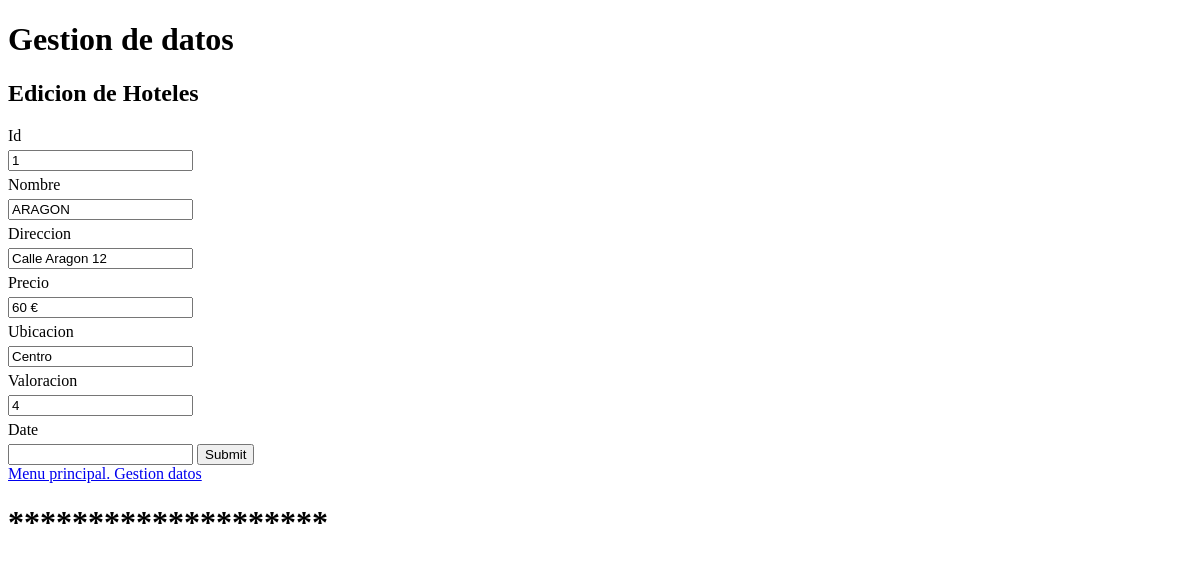
Page /update-single_h.php?id=1 on the committed database.
### tables this page shows
CREATE TABLE if not exists hoteles (
	id INT(11) UNSIGNED AUTO_INCREMENT PRIMARY KEY, 
	nombre VARCHAR(50) NOT NULL,
	direccion VARCHAR(100) NOT NULL,
	precio VARCHAR(30) NOT NULL,
	ubicacion VARCHAR(50) NOT NULL,
	valoracion INT(3),
	date TIMESTAMP
);

### common.php (called while the page is built, shortened)
<?php
function escape($html) {
    return htmlspecialchars($html, ENT_QUOTES | ENT_SUBSTITUTE, "UTF-8");
}

### public/update-single_h.php (the view, shortened to what this page needs)
<?php
require "../config.php";
require "../common.php";
if (isset($_GET['id'])) {
  try {
    $connection = new PDO($dsn, $username, $password, $options);
    $id = $_GET['id'];
    $sql = "SELECT * FROM hoteles WHERE id = :id";
    $statement = $connection->prepare($sql);
    $statement->bindValue(':id', $id);
    $statement->execute();
    $user = $statement->fetch(PDO::FETCH_ASSOC);
  } catch(PDOException $error) {
      echo $sql . "<br>" . $error->getMessage();
  }
} else {
    echo "Something went wrong!";
    exit;
}
?>
<?php require "templates/header.php"; ?>
<h2>Edicion de Hoteles</h2>
<form method="post">
    <?php foreach ($user as $key => $value) : ?>
      <label for="<?php echo $key; ?>"><?php echo ucfirst($key); ?></label>
	    <input type="text" name="<?php echo $key; ?>" id="<?php echo $key; ?>" value="<?php echo escape($value); ?>" <?php echo ($key === 'id' ? 'readonly' : null); ?>>
    <?php endforeach; ?>
    <input type="submit" name="submit" value="Submit">
</form>
<a href="index.php">Menu principal. Gestion datos</a>
<?php require "templates/footer.php"; ?>

### public/css/style.css (style rules this page uses)
label { display: block; margin: 5px 0; }

### rows in the picture
hoteles: id "1", nombre "ARAGON", direccion "Calle Aragon 12", precio "60 €", ubicacion "Centro", valoracion "4"

### other values in the picture
$key "Id"
$key "Nombre"
$key "Direccion"
$key "Precio"
$key "Ubicacion"
$key "Valoracion"
$key "Date"
